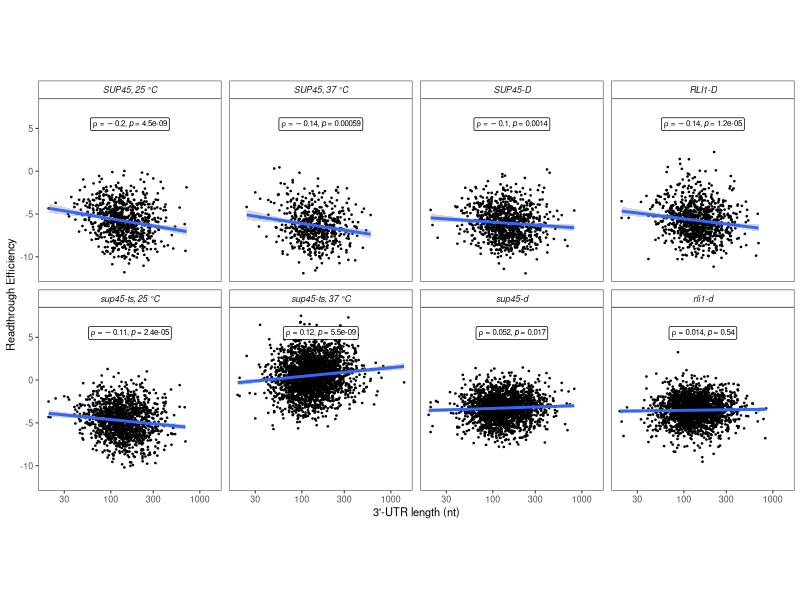
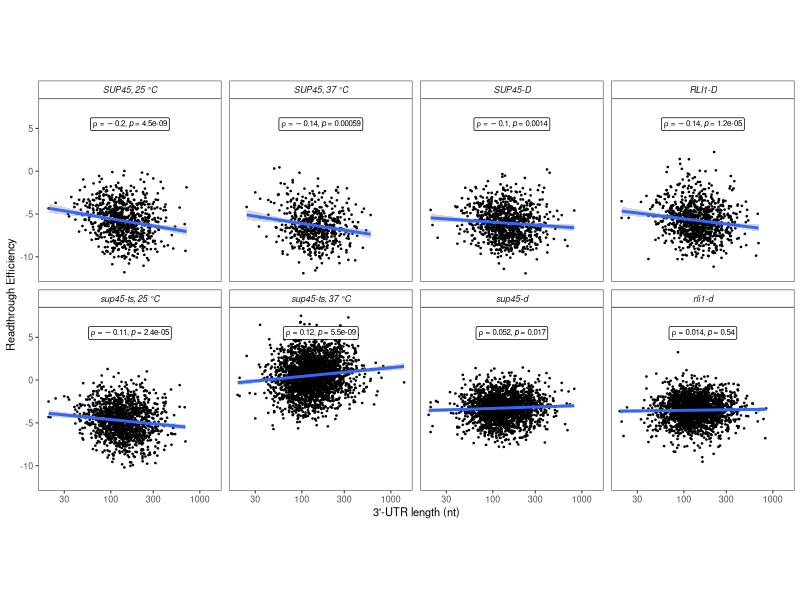

R code for these plots, in order:
# ---------------------------------------
# Figure 8
# ---------------------------------------
# Table key:
## Sample = sample
## log_rte = readthrough efficiency (log2 transformed) as calculated by the formula in Figure 3A
## value = value for particular feature
## feature = feature (X variable) tested (in this case, l_utr3 = 3'-UTR length)

library(ggplot2)
library(ggpubr)
library(dplyr)

df <- read.table("../Data/Data_Figure8.txt", header = TRUE)
df$Sample <- recode_factor(df$Sample, sup45_wt_25C = "SUP45, 25 °C", sup45_wt_37C = "SUP45, 37 °C", sup45_wt = "SUP45-D", rli1_wt = "RLI1-D", 
                           sup45_ts_25C = "sup45-ts, 25 °C", sup45_ts_37C = "sup45-ts, 37 °C", sup45_d = "sup45-d", rli1_d = "rli1-d")

# Plot
f8 <- ggplot(df, aes(x = value, y = log_rte)) +
  geom_point(alpha = 1, color = "black", size = 0.25) +
  geom_smooth(method = "lm", formula = y~x) +
  stat_cor(method = "spearman", geom = "label", label.x.npc = "middle", label.y = 5.5, hjust = 0.5, vjust = 0.5, size = 2, cor.coef.name = "rho") +
  facet_wrap(~Sample, nrow = 2) +
  scale_x_log10() +
  xlab("3'-UTR length (nt)") + ylab("Readthrough Efficiency") + 
  theme_bw(base_size = 8) + 
  theme(panel.grid = element_blank(), panel.spacing.x = unit(0.2,"cm"), panel.spacing.y = unit(0.2, "cm"),
        strip.text = element_text(face = "italic"), strip.background = element_rect(fill = "white"), aspect.ratio = 1)

# Save plot
ggsave(filename = "Figure8.pdf", plot = f8, path = "../Plots/", height = 3, width = 6, units = "in", dpi = 500)
ggsave(filename = "Figure8_eps.eps", plot = f8, path = "../Plots/", height = 3, width = 6, units = "in", dpi = 500)

